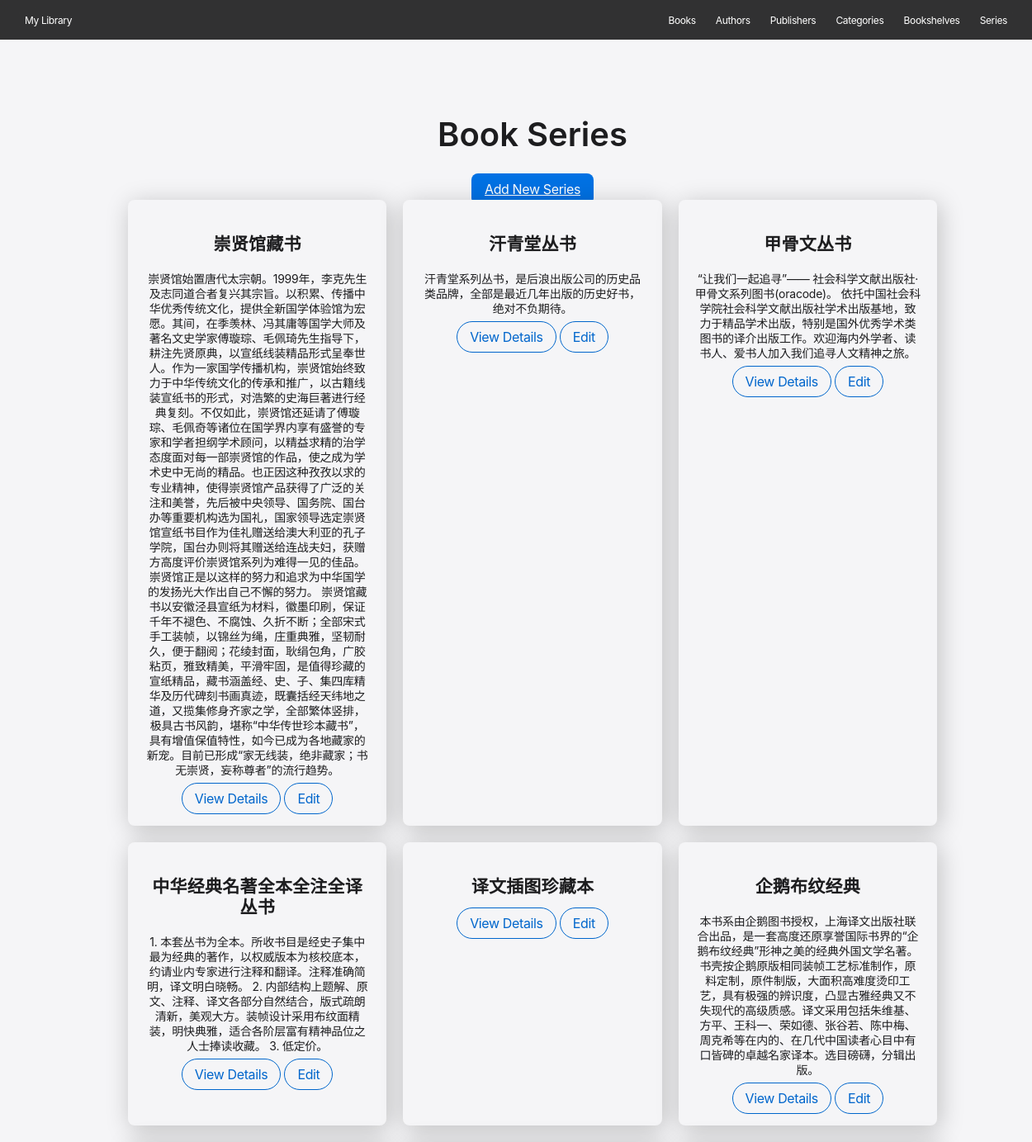
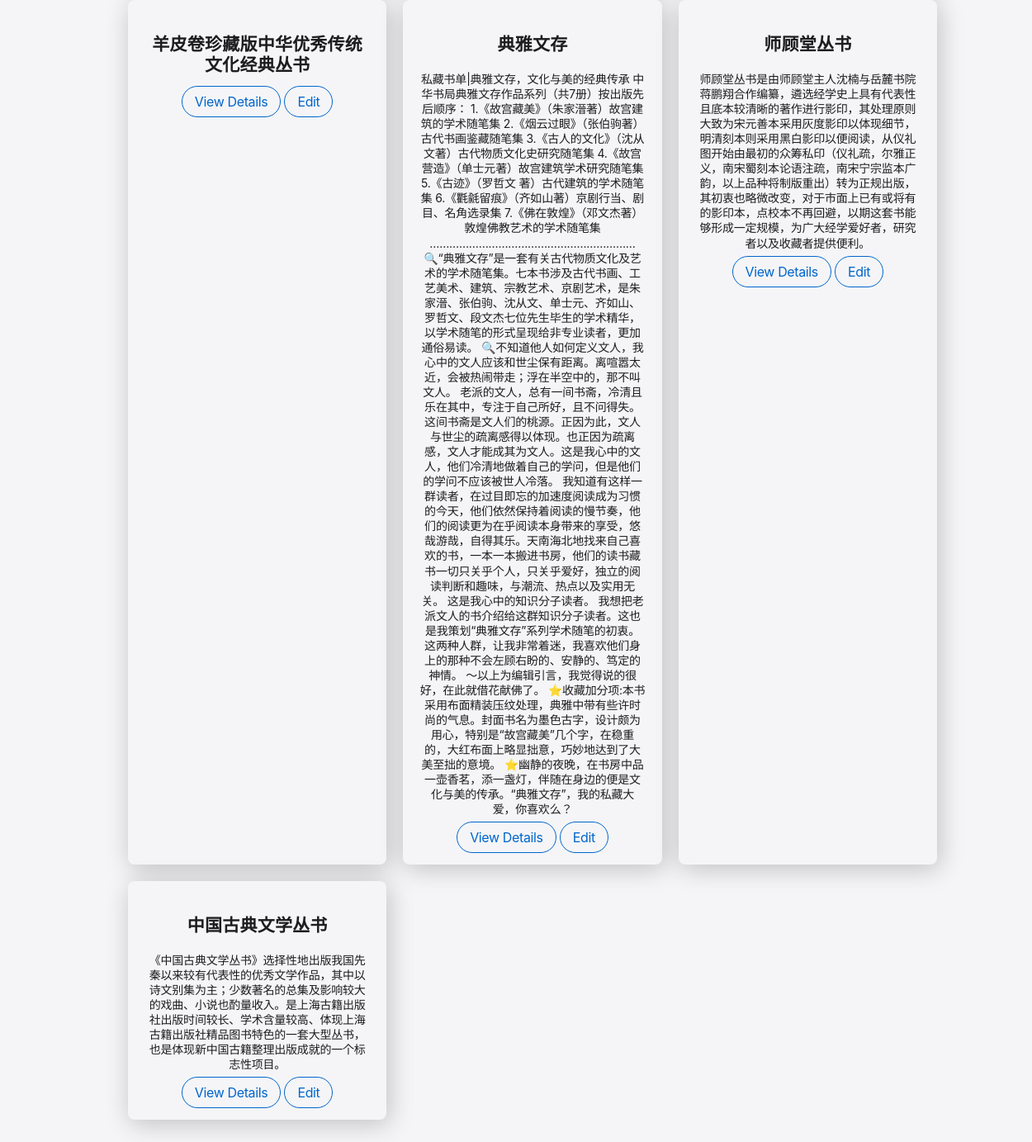
Screenshot of /series with the database file from the repository (2 pictures, top to bottom).
### models/series.py (models this page shows, shortened)
class BookSeries(Base):
    __tablename__ = 'book_series'
    id: Mapped[int] = mapped_column(Integer, primary_key=True, index=True)
    name: Mapped[str] = mapped_column(String(255), nullable=False)
    intro: Mapped[Optional[str]] = mapped_column(String(1000), nullable=True)
    books: Mapped[List["Book"]] = relationship(back_populates="book_series")

### main.py (the view)
@app.get("/series")
async def series_page(request: Request, db: Session = Depends(get_db)):
    series = db.query(BookSeries).limit(10).all()
    return templates.TemplateResponse("series.html", {"request": request, "series": series})

### templates/series.html (shortened to what this page needs)
{% extends "base.html" %}
{% block content %}
<section class="section light">
    <div class="container">
        <h1 class="section-heading">Book Series</h1>
        <a href="#" class="btn-primary-blue">Add New Series</a>
        <div class="grid">
            {% for serie in series %}
            <div class="card">
                <h3 class="card-title">{{ serie.name }}</h3>
                <p class="caption">{{ serie.intro }}</p>
                <a href="/series/{{ serie.id }}" class="btn-pill-link">View Details</a>
                <a href="#" class="btn-pill-link">Edit</a>
            </div>
            {% endfor %}
        </div>
    </div>
</section>
{% endblock %}

### static/css/styles.css (style rules this page uses)
:root { --pure-black: #000000; --light-gray: #f5f5f7; --near-black: #1d1d1f; --apple-blue: #0071e3; --link-blue: #0066cc; --bright-blue: #2997ff; --white: #ffffff; --black-80: rgba(0, 0, 0, 0.8); --black-48: rgba(0, 0, 0, 0.48); --dark-surface-1: #272729; --dark-surface-2: #262628; --dark-surface-3: #28282a; --dark-surface-4: #2a2a2d; --dark-surface-5: #242426; --button-active: #ededf2; --button-default-light: #fafafc; --overlay: rgba(210, 210, 215, 0.64); --white-32: rgba(255, 255, 255, 0.32); --card-shadow: rgba(0, 0, 0, 0.22) 3px 5px 30px 0px; }
body { font-family: 'SF Pro Display', 'SF Pro Text', 'SF Pro Icons', 'Helvetica Neue', Helvetica, Arial, sans-serif; margin: 0; padding: 0; line-height: 1.47; letter-spacing: -0.374px; color: var(--near-black); background-color: var(--light-gray); }
.section-heading { font-family: 'SF Pro Display', sans-serif; font-size: 40px; font-weight: 600; line-height: 1.10; letter-spacing: normal; }
.card-title { font-family: 'SF Pro Display', sans-serif; font-size: 21px; font-weight: 700; line-height: 1.19; letter-spacing: 0.231px; }
.caption { font-family: 'SF Pro Text', sans-serif; font-size: 14px; font-weight: 400; line-height: 1.29; letter-spacing: -0.224px; }
.btn-primary-blue { background-color: var(--apple-blue); color: var(--white); padding: 8px 15px; border-radius: 8px; border: 1px solid transparent; font: inherit; cursor: pointer; transition: background-color 0.2s; }
.btn-pill-link { background-color: transparent; color: var(--link-blue); border: 1px solid var(--link-blue); border-radius: 980px; padding: 8px 15px; font: inherit; text-decoration: none; cursor: pointer; transition: text-decoration 0.2s; }
.card { background-color: var(--light-gray); border-radius: 8px; padding: 20px; box-shadow: var(--card-shadow); }
.section { width: 100%; padding: 60px 20px; text-align: center; }
.section.light { background-color: var(--light-gray); color: var(--near-black); }
.container { max-width: 980px; margin: 0 auto; padding: 0 20px; }
.grid { display: grid; grid-template-columns: repeat(auto-fit, minmax(300px, 1fr)); gap: 20px; }

### rows the page displays
BookSeries: name "崇贤馆藏书", intro "崇贤馆始置唐代太宗朝。1999年，李克先生及志同道合者复兴其宗旨。以积累、传播中华优秀传统文化，提供全新国学体验馆为宏愿。其间，在季羡林、冯其庸等国学大师及著名文史学家傅璇琮、毛佩琦先生指导下，耕注先贤原典，以宣纸线装精品形式呈奉世人。作为一家国学传播机构，崇贤馆始终致力于中华传统文化的传承和推广，以古籍线装宣纸书的形式，对浩繁的史海巨著进行经典复刻。不仅如此，崇贤馆还延请了傅璇琮、毛佩奇等诸位在国学界内享有盛誉的专家和学者担纲学术顾问，以精益求精的治学态度面对每一部崇贤馆的作品，使之成为学术史中无尚的精品。也正因这种孜孜以求的专业精神，使得崇贤馆产品获得了广泛的关注和美誉，先后被中央领导、国务院、国台办等重要机构选为国礼，国家领导选定崇贤馆宣纸书目作为佳礼赠送给澳大利亚的孔子学院，国台办则将其赠送给连战夫妇，获赠方高度评价崇贤馆系列为难得一见的佳品。崇贤馆正是以这样的努力和追求为中华国学的发扬光大作出自己不懈的努力。 崇贤馆藏书以安徽泾县宣纸为材料，徽墨印刷，保证千年不褪色、不腐蚀、久折不断；全部宋式手工装帧，以锦丝为绳，庄重典雅，坚韧耐久，便于翻阅；花绫封面，耿绢包角，广胶粘页，雅致精美，平滑牢固，是值得珍藏的宣纸精品，藏书涵盖经、史、子、集四库精华及历代碑刻书画真迹，既囊括经天纬地之道，又揽集修身齐家之学，全部繁体竖排，极具古书风韵，堪称“中华传世珍本藏书”，具有增值保值特性，如今已成为各地藏家的新宠。目前已形成“家无线装，绝非藏家；书无崇贤，妄称尊者”的流行趋势。"
BookSeries: name "汗青堂丛书", intro "汗青堂系列丛书，是后浪出版公司的历史品类品牌，全部是最近几年出版的历史好书，绝对不负期待。"
BookSeries: name "甲骨文丛书", intro "“让我们一起追寻”—— 社会科学文献出版社·甲骨文系列图书(oracode)。 依托中国社会科学院社会科学文献出版社学术出版基地，致力于精品学术出版，特别是国外优秀学术类图书的译介出版工作。欢迎海内外学者、读书人、爱书人加入我们追寻人文精神之旅。"
BookSeries: name "中华经典名著全本全注全译丛书", intro "1. 本套丛书为全本。所收书目是经史子集中最为经典的著作，以权威版本为核校底本，约请业内专家进行注释和翻译。注释准确简明，译文明白晓畅。 2. 内部结构上题解、原文、注释、译文各部分自然结合，版式疏朗清新，美观大方。装帧设计采用布纹面精装，明快典雅，适合各阶层富有精神品位之人士捧读收藏。 3. 低定价。"
BookSeries: name "译文插图珍藏本"
BookSeries: name "企鹅布纹经典", intro "本书系由企鹅图书授权，上海译文出版社联合出品，是一套高度还原享誉国际书界的“企鹅布纹经典”形神之美的经典外国文学名著。书壳按企鹅原版相同装帧工艺标准制作，原料定制，原件制版，大面积高难度烫印工艺，具有极强的辨识度，凸显古雅经典又不失现代的高级质感。译文采用包括朱维基、方平、王科一、荣如德、张谷若、陈中梅、周克希等在内的、在几代中国读者心目中有口皆碑的卓越名家译本。选目磅礴，分辑出版。"
BookSeries: name "羊皮卷珍藏版中华优秀传统文化经典丛书"
BookSeries: name "典雅文存", intro "私藏书单|典雅文存，文化与美的经典传承 中华书局典雅文存作品系列（共7册）按出版先后顺序： 1.《故宫藏美》（朱家溍著）故宫建筑的学术随笔集 2.《烟云过眼》（张伯驹著）古代书画鉴藏随笔集 3.《古人的文化》（沈从文著）古代物质文化史研究随笔集 4.《故宫营造》（单士元著）故宫建筑学术研究随笔集 5.《古迹》（罗哲文 著）古代建筑的学术随笔集 6.《氍毹留痕》（齐如山著）京剧行当、剧目、名角选录集 7.《佛在敦煌》（邓文杰著）敦煌佛教艺术的学术随笔集 ……………………………………………………… 🔍“典雅文存”是一套有关古代物质文化及艺术的学术随笔集。七本书涉及古代书画、工艺美术、建筑、宗教艺术、京剧艺术，是朱家溍、张伯驹、沈从文、单士元、齐如山、罗哲文、段文杰七位先生毕生的学术精华，以学术随笔的形式呈现给非专业读者，更加通俗易读。 🔍不知道他人如何定义文人，我心中的文人应该和世尘保有距离。离喧嚣太近，会被热闹带走；浮在半空中的，那不叫文人。 老派的文人，总有一间书斋，冷清且乐在其中，专注于自己所好，且不问得失。这间书斋是文人们的桃源。正因为此，文人与世尘的疏离感得以体现。也正因为疏离感，文人才能成其为文人。这是我心中的文人，他们冷清地做着自己的学问，但是他们的学问不应该被世人冷落。 我知道有这样一群读者，在过目即忘的加速度阅读成为习惯的今天，他们依然保持着阅读的慢节奏，他们的阅读更为在乎阅读本身带来的享受，悠哉游哉，自得其乐。天南海北地找来自己喜欢的书，一本一本搬进书房，他们的读书藏书一切只关乎个人，只关乎爱好，独立的阅读判断和趣味，与潮流、热点以及实用无关。…"
BookSeries: name "师顾堂丛书", intro "师顾堂丛书是由师顾堂主人沈楠与岳麓书院蒋鹏翔合作编纂，遴选经学史上具有代表性且底本较清晰的著作进行影印，其处理原则大致为宋元善本采用灰度影印以体现细节，明清刻本则采用黑白影印以便阅读，从仪礼图开始由最初的众筹私印（仪礼疏，尔雅正义，南宋蜀刻本论语注疏，南宋宁宗监本广韵，以上品种将制版重出）转为正规出版，其初衷也略微改变，对于市面上已有或将有的影印本，点校本不再回避，以期这套书能够形成一定规模，为广大经学爱好者，研究者以及收藏者提供便利。"
BookSeries: name "中国古典文学丛书", intro "《中国古典文学丛书》选择性地出版我国先秦以来较有代表性的优秀文学作品，其中以诗文别集为主；少数著名的总集及影响较大的戏曲、小说也酌量收入。是上海古籍出版社出版时间较长、学术含量较高、体现上海古籍出版社精品图书特色的一套大型丛书，也是体现新中国古籍整理出版成就的一个标志性项目。"
